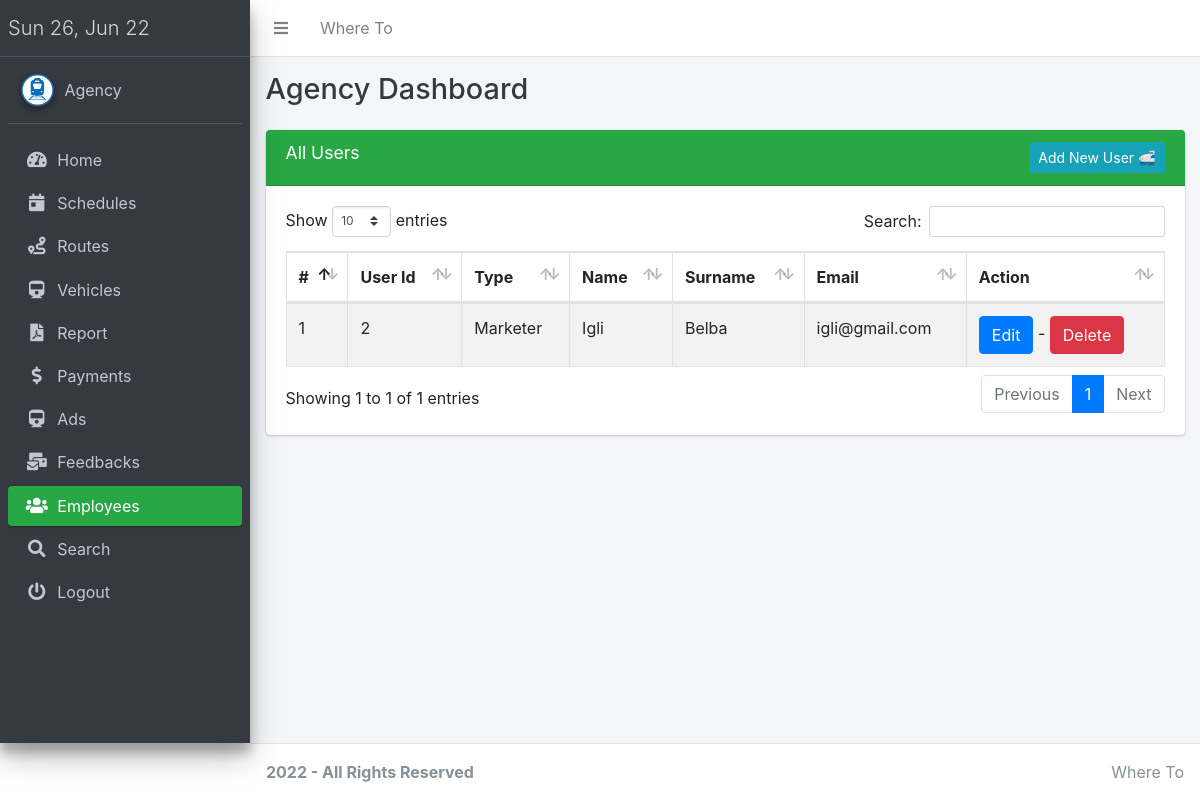
The page /pro/agency.php?page=users (signed in) on the database its author committed.
### tables this page shows
CREATE TABLE `menager_and_marketing` (
  `id` int(11) NOT NULL,
  `agency_id` int(11) NOT NULL,
  `name` varchar(30) NOT NULL,
  `surname` varchar(30) NOT NULL,
  `email` varchar(50) NOT NULL,
  `password` varchar(40) NOT NULL,
  `type` int(11) NOT NULL,
  `status` int(11) NOT NULL DEFAULT 1
);

### pro/agency_session.php (called while the page is built, shortened)
<?php
  $agency_id = $_SESSION['agency'];
  ?>

### pro/agency/users.php (the view, shortened to what this page needs)
<?php
include 'agency_session.php';
?>
<div class="content">
    <section class="content">
        <div class="container-fluid">
            <div class="row">
                <div class="col-sm-12">
                    <div class="card card-success">
                        <div class="card-header">
                            <h3 class="card-title">
                                All Users</h3>
                            <div class='float-right'>
                                <button type="button" class="btn btn-info btn-sm" data-toggle="modal"
                                    data-target="#add">
                                    Add New User &#128645;
                                </button></div>
                        </div>
                        <div class="card-body">
                            <table id="example1" style="align-items: stretch;"
                                class="table table-hover w-100 table-bordered table-striped<?php
                                                                                                                                            ?>">
                                <thead>
                                    <tr>
                                        <th>#</th>
                                        <th>User Id</th>
                                        <th>Type</th>
                                        <th>Name</th>
                                        <th>Surname</th>
                                        <th>Email</th>
                                        <th>Action</th>
                                    </tr>
                                </thead>
                                <tbody>
                                    <?php
                                    $row = $conn->query("SELECT * FROM menager_and_marketing where agency_id = '$agency_id' ");
                                    $sn = 0;
                                    while ($fetch = $row->fetch_assoc()) {
                                        $id = $fetch['id'];
                                        if($fetch['type'] == 3)
                                        {
                                            $type="Marketer";
                                        }
                                        else if($fetch['type'] == 2)
                                        {
                                            $type="Manager";
                                        }
                                    ?>
                                    <tr>
                                        <td><?php echo ++$sn; ?></td>
                                        <td><?php echo $fetch['id']; ?></td>
                                        <td><?php echo $type; ?></td>
                                        <td><?php echo $fetch['name'];?></td>
                                        <td><?php echo $fetch['surname'];?></td>
                                        <td><?php echo $fetch['email'];?></td>
                                        <td>
                                            <form method="POST">
                                                <button type="button" class="btn btn-primary" data-toggle="modal"
                                                    data-target="#edit<?php echo $id ?>">
                                                    Edit
                                                </button> -
                                                <button type="submit"
                                                    onclick="return confirm('Are you sure about this?')"
                                                    class="btn btn-danger">
                                                    Delete
                                                </button>
                                            </form>
                                        </td>
                                    </tr>
                                        <?php
                                    }
                                        ?>
                                </tbody>
                            </table>
                        </div>
                    </div>
                </div>
            </div>
        </div>
</div>
</div>
</div>

### rows shown on the page
menager_and_marketing: id "2", type "Marketer", name "Igli", surname "Belba", email "igli@gmail.com"

### other values the page prints
SITE_NAME "Where To"
